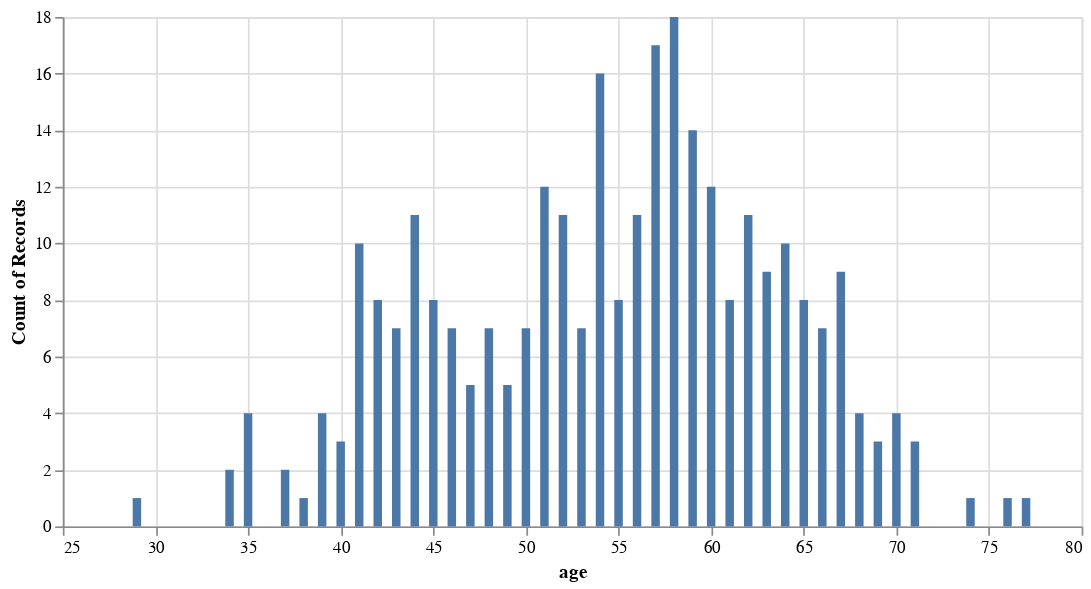

The code cell stored with this chart in its notebook:
### Code cell
#Histogram
import altair as alt
chart = alt.Chart(data).mark_bar().encode(x='age', y='count()').properties(width=600)
chart

### Figure 1 — Vega-Lite specification as saved in the notebook (floating-point values rounded to 4 significant figures; data arrays with more than 128 entries replaced by an {"elided": "..."} marker saying what was removed)
{"config": {"view": {"continuousWidth": 400, "continuousHeight": 300}}, "data": {"name": "data-39c94a17d374de8799e6a2e2918abecc"}, "mark": "bar", "encoding": {"x": {"field": "age", "type": "quantitative"}, "y": {"aggregate": "count", "type": "quantitative"}}, "width": 600, "$schema": "https://vega.github.io/schema/vega-lite/v4.17.0.json", "datasets": {"data-39c94a17d374de8799e6a2e2918abecc": {"elided": "297 records"}}}
